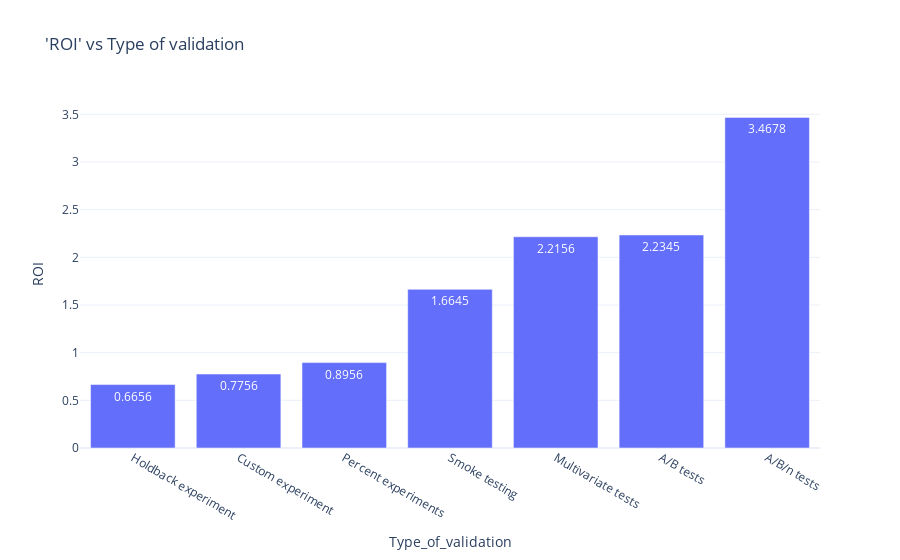

Notebook cell for this chart:
### Markdown cell above
# ROI

### Code cell
df9=df.drop(['%of_total_experiments','Success_Rate_(%)','Tools-Off_the_shelf(%)','Data_analysis_(1-5)','User_interviews(1-5)','Surveys(1-5)','Field_research_(1-5)','Competitor_analysis(1-5)','Tools (#)','Integrations(#)','Adjustments(#)','Data points(#)','Restarts(#)','Creativity(1-5)','Complexity(1-5)','Level_of_testing(#)'],axis=1)
sort = df9.sort_values('ROI')
fig = px.bar(sort, x="Type_of_validation", y='ROI',text='ROI',
              title=" 'ROI' vs Type of validation ")

fig.show()

### Figure 1 — Plotly figure (JSON) as saved in the notebook; plotly's stock layout.template omitted (floating-point values rounded to 4 significant figures)
{"data": [{"alignmentgroup": "True", "hoverlabel": {"namelength": 0}, "hovertemplate": "Type_of_validation=%{x}<br>ROI=%{text}", "legendgroup": "", "marker": {"color": "#636efa"}, "name": "", "offsetgroup": "", "orientation": "v", "showlegend": false, "text": [0.6656, 0.7756, 0.8956, 1.665, 2.216, 2.235, 3.468], "textposition": "auto", "type": "bar", "x": ["Holdback experiment", "Custom experiment", "Percent experiments ", "Smoke testing", "Multivariate tests", "A/B tests", "A/B/n tests"], "xaxis": "x", "y": [0.6656, 0.7756, 0.8956, 1.665, 2.216, 2.235, 3.468], "yaxis": "y"}], "layout": {"barmode": "relative", "legend": {"tracegroupgap": 0}, "title": {"text": " 'ROI' vs Type of validation "}, "xaxis": {"anchor": "y", "domain": [0, 1], "title": {"text": "Type_of_validation"}}, "yaxis": {"anchor": "x", "domain": [0, 1], "title": {"text": "ROI"}}}}
